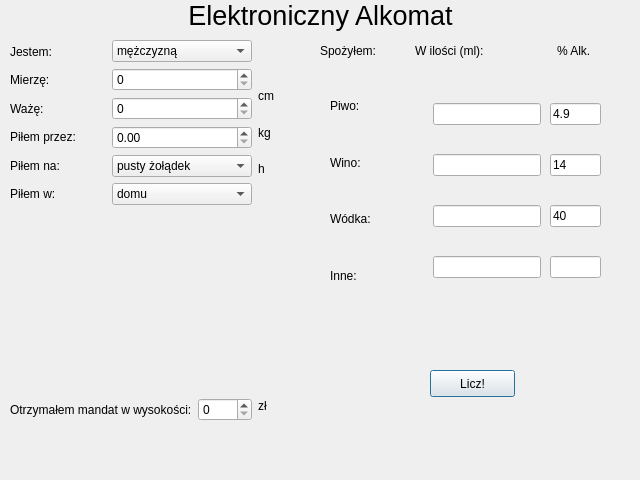
<?xml version="1.0" encoding="UTF-8"?>
<ui version="4.0">
 <class>Dialog</class>
 <widget class="QDialog" name="Dialog">
  <property name="geometry">
   <rect>
    <x>0</x>
    <y>0</y>
    <width>640</width>
    <height>480</height>
   </rect>
  </property>
  <property name="windowTitle">
   <string>Dialog</string>
  </property>
  <widget class="QPushButton" name="licz_button">
   <property name="geometry">
    <rect>
     <x>430</x>
     <y>370</y>
     <width>85</width>
     <height>27</height>
    </rect>
   </property>
   <property name="text">
    <string>Licz!</string>
   </property>
  </widget>
  <widget class="QWidget" name="layoutWidget">
   <property name="geometry">
    <rect>
     <x>550</x>
     <y>80</y>
     <width>51</width>
     <height>221</height>
    </rect>
   </property>
   <layout class="QVBoxLayout" name="verticalLayout_5">
    <property name="sizeConstraint">
     <enum>QLayout::SetDefaultConstraint</enum>
    </property>
    <item>
     <widget class="QLineEdit" name="piwo_procent">
      <property name="text">
       <string>4.9</string>
      </property>
     </widget>
    </item>
    <item>
     <widget class="QLineEdit" name="wino_procent">
      <property name="text">
       <string>14</string>
      </property>
     </widget>
    </item>
    <item>
     <widget class="QLineEdit" name="wodka_procent">
      <property name="text">
       <string>40</string>
      </property>
     </widget>
    </item>
    <item>
     <widget class="QLineEdit" name="inne_procent"/>
    </item>
   </layout>
  </widget>
  <widget class="QWidget" name="layoutWidget">
   <property name="geometry">
    <rect>
     <x>330</x>
     <y>80</y>
     <width>211</width>
     <height>221</height>
    </rect>
   </property>
   <layout class="QHBoxLayout" name="horizontalLayout_2">
    <item>
     <layout class="QVBoxLayout" name="verticalLayout_3">
      <item>
       <widget class="QLabel" name="label_9">
        <property name="text">
         <string>Piwo:</string>
        </property>
       </widget>
      </item>
      <item>
       <widget class="QLabel" name="label_10">
        <property name="text">
         <string>Wino:</string>
        </property>
       </widget>
      </item>
      <item>
       <widget class="QLabel" name="label_11">
        <property name="text">
         <string>Wódka:</string>
        </property>
       </widget>
      </item>
      <item>
       <widget class="QLabel" name="label_12">
        <property name="text">
         <string>Inne:</string>
        </property>
       </widget>
      </item>
     </layout>
    </item>
    <item>
     <spacer name="horizontalSpacer_2">
      <property name="orientation">
       <enum>Qt::Horizontal</enum>
      </property>
      <property name="sizeHint" stdset="0">
       <size>
        <width>40</width>
        <height>20</height>
       </size>
      </property>
     </spacer>
    </item>
    <item>
     <layout class="QVBoxLayout" name="verticalLayout_4">
      <item>
       <widget class="QLineEdit" name="Piwo_ilosc"/>
      </item>
      <item>
       <widget class="QLineEdit" name="Wino_ilosc"/>
      </item>
      <item>
       <widget class="QLineEdit" name="Wodka_ilosc"/>
      </item>
      <item>
       <widget class="QLineEdit" name="Inne_ilosc"/>
      </item>
     </layout>
    </item>
   </layout>
  </widget>
  <widget class="QWidget" name="layoutWidget">
   <property name="geometry">
    <rect>
     <x>320</x>
     <y>40</y>
     <width>271</width>
     <height>22</height>
    </rect>
   </property>
   <layout class="QHBoxLayout" name="horizontalLayout_3">
    <item>
     <widget class="QLabel" name="label_8">
      <property name="text">
       <string>Spożyłem:</string>
      </property>
     </widget>
    </item>
    <item>
     <spacer name="horizontalSpacer_3">
      <property name="orientation">
       <enum>Qt::Horizontal</enum>
      </property>
      <property name="sizeType">
       <enum>QSizePolicy::Fixed</enum>
      </property>
      <property name="sizeHint" stdset="0">
       <size>
        <width>33</width>
        <height>20</height>
       </size>
      </property>
     </spacer>
    </item>
    <item>
     <widget class="QLabel" name="label_13">
      <property name="text">
       <string>W ilości (ml):</string>
      </property>
     </widget>
    </item>
    <item>
     <spacer name="horizontalSpacer">
      <property name="orientation">
       <enum>Qt::Horizontal</enum>
      </property>
      <property name="sizeHint" stdset="0">
       <size>
        <width>40</width>
        <height>20</height>
       </size>
      </property>
     </spacer>
    </item>
    <item>
     <widget class="QLabel" name="label_14">
      <property name="text">
       <string>% Alk.</string>
      </property>
     </widget>
    </item>
   </layout>
  </widget>
  <widget class="QLabel" name="label_19">
   <property name="geometry">
    <rect>
     <x>0</x>
     <y>0</y>
     <width>641</width>
     <height>31</height>
    </rect>
   </property>
   <property name="font">
    <font>
     <pointsize>20</pointsize>
    </font>
   </property>
   <property name="layoutDirection">
    <enum>Qt::LeftToRight</enum>
   </property>
   <property name="text">
    <string>Elektroniczny Alkomat</string>
   </property>
   <property name="alignment">
    <set>Qt::AlignCenter</set>
   </property>
  </widget>
  <widget class="QWidget" name="layoutWidget">
   <property name="geometry">
    <rect>
     <x>10</x>
     <y>40</y>
     <width>285</width>
     <height>381</height>
    </rect>
   </property>
   <layout class="QHBoxLayout" name="horizontalLayout_5">
    <item>
     <layout class="QVBoxLayout" name="verticalLayout_6">
      <item>
       <layout class="QHBoxLayout" name="horizontalLayout">
        <item>
         <layout class="QVBoxLayout" name="verticalLayout">
          <item>
           <widget class="QLabel" name="label">
            <property name="text">
             <string>Jestem:</string>
            </property>
           </widget>
          </item>
          <item>
           <widget class="QLabel" name="label_2">
            <property name="text">
             <string>Mierzę:</string>
            </property>
           </widget>
          </item>
          <item>
           <widget class="QLabel" name="label_3">
            <property name="text">
             <string>Ważę:</string>
            </property>
           </widget>
          </item>
          <item>
           <widget class="QLabel" name="label_4">
            <property name="text">
             <string>Piłem przez:</string>
            </property>
           </widget>
          </item>
          <item>
           <widget class="QLabel" name="label_5">
            <property name="text">
             <string>Piłem na:</string>
            </property>
           </widget>
          </item>
          <item>
           <widget class="QLabel" name="label_6">
            <property name="text">
             <string>Piłem w:</string>
            </property>
           </widget>
          </item>
         </layout>
        </item>
        <item>
         <layout class="QVBoxLayout" name="verticalLayout_2">
          <item>
           <widget class="QComboBox" name="plec_wybor">
            <item>
             <property name="text">
              <string>mężczyzną</string>
             </property>
            </item>
            <item>
             <property name="text">
              <string>kobietą</string>
             </property>
            </item>
           </widget>
          </item>
          <item>
           <widget class="QSpinBox" name="wzrost">
            <property name="maximum">
             <number>299</number>
            </property>
           </widget>
          </item>
          <item>
           <widget class="QSpinBox" name="masa">
            <property name="maximum">
             <number>299</number>
            </property>
           </widget>
          </item>
          <item>
           <widget class="QDoubleSpinBox" name="czas_picia">
            <property name="maximum">
             <double>72.000000000000000</double>
            </property>
           </widget>
          </item>
          <item>
           <widget class="QComboBox" name="zoladek_picie">
            <item>
             <property name="text">
              <string>pusty żołądek</string>
             </property>
            </item>
            <item>
             <property name="text">
              <string>w pół pełny żołądek</string>
             </property>
            </item>
            <item>
             <property name="text">
              <string>pełny żołądek</string>
             </property>
            </item>
           </widget>
          </item>
          <item>
           <widget class="QComboBox" name="gdzie_box">
            <item>
             <property name="text">
              <string>domu</string>
             </property>
            </item>
            <item>
             <property name="text">
              <string>plenerze</string>
             </property>
            </item>
            <item>
             <property name="text">
              <string>barze</string>
             </property>
            </item>
           </widget>
          </item>
         </layout>
        </item>
       </layout>
      </item>
      <item>
       <spacer name="verticalSpacer">
        <property name="orientation">
         <enum>Qt::Vertical</enum>
        </property>
        <property name="sizeHint" stdset="0">
         <size>
          <width>20</width>
          <height>40</height>
         </size>
        </property>
       </spacer>
      </item>
      <item>
       <layout class="QHBoxLayout" name="horizontalLayout_4">
        <item>
         <widget class="QLabel" name="label_7">
          <property name="text">
           <string>Otrzymałem mandat w wysokości:</string>
          </property>
         </widget>
        </item>
        <item>
         <widget class="QSpinBox" name="mandat_box">
          <property name="maximum">
           <number>9999</number>
          </property>
         </widget>
        </item>
       </layout>
      </item>
     </layout>
    </item>
    <item>
     <layout class="QVBoxLayout" name="verticalLayout_7">
      <item>
       <spacer name="verticalSpacer_2">
        <property name="orientation">
         <enum>Qt::Vertical</enum>
        </property>
        <property name="sizeType">
         <enum>QSizePolicy::Fixed</enum>
        </property>
        <property name="sizeHint" stdset="0">
         <size>
          <width>20</width>
          <height>40</height>
         </size>
        </property>
       </spacer>
      </item>
      <item>
       <widget class="QLabel" name="label_16">
        <property name="text">
         <string>cm</string>
        </property>
       </widget>
      </item>
      <item>
       <widget class="QLabel" name="label_15">
        <property name="text">
         <string>kg</string>
        </property>
       </widget>
      </item>
      <item>
       <widget class="QLabel" name="label_17">
        <property name="text">
         <string>h</string>
        </property>
       </widget>
      </item>
      <item>
       <spacer name="verticalSpacer_3">
        <property name="orientation">
         <enum>Qt::Vertical</enum>
        </property>
        <property name="sizeType">
         <enum>QSizePolicy::Fixed</enum>
        </property>
        <property name="sizeHint" stdset="0">
         <size>
          <width>20</width>
          <height>200</height>
         </size>
        </property>
       </spacer>
      </item>
      <item>
       <widget class="QLabel" name="label_18">
        <property name="text">
         <string>zł</string>
        </property>
       </widget>
      </item>
     </layout>
    </item>
   </layout>
  </widget>
 </widget>
 <resources/>
 <connections/>
</ui>
